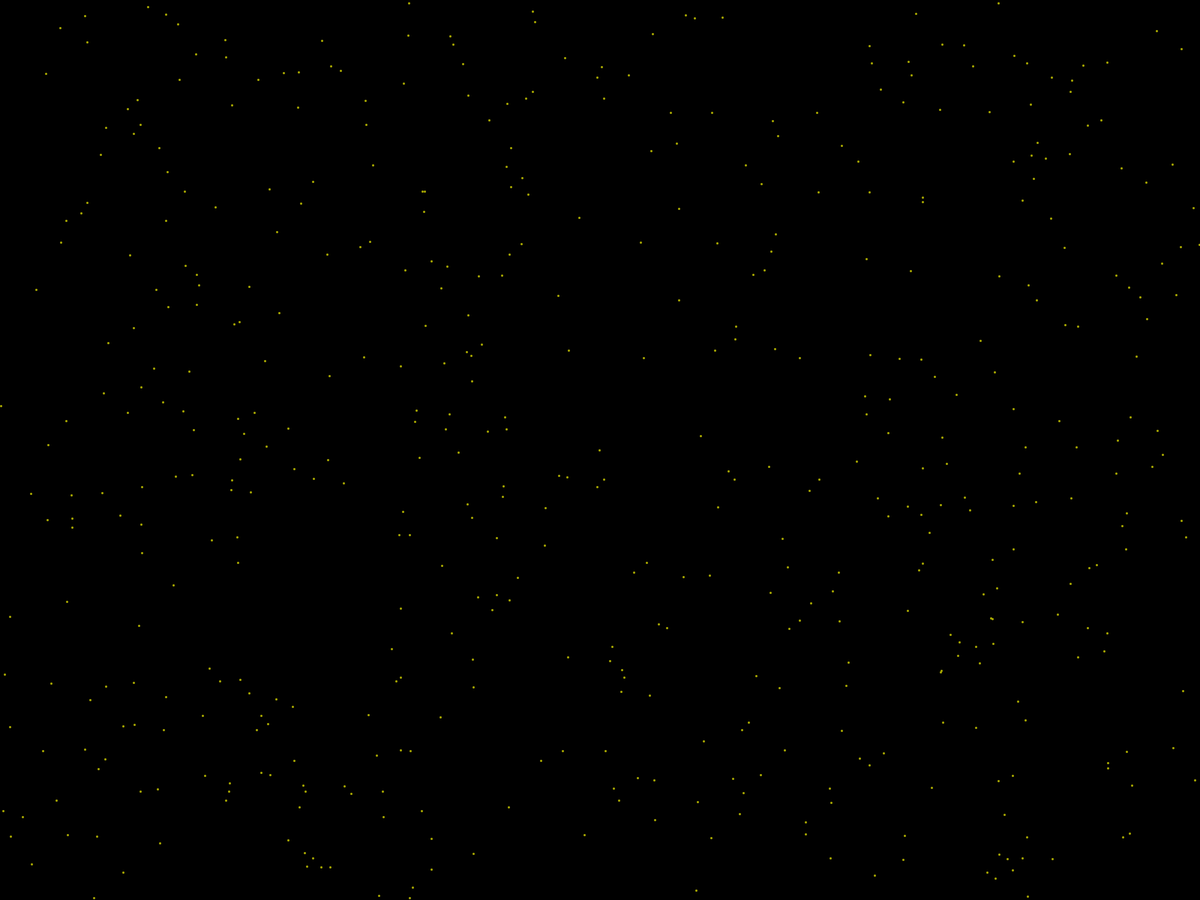
Frame 1 (no input)
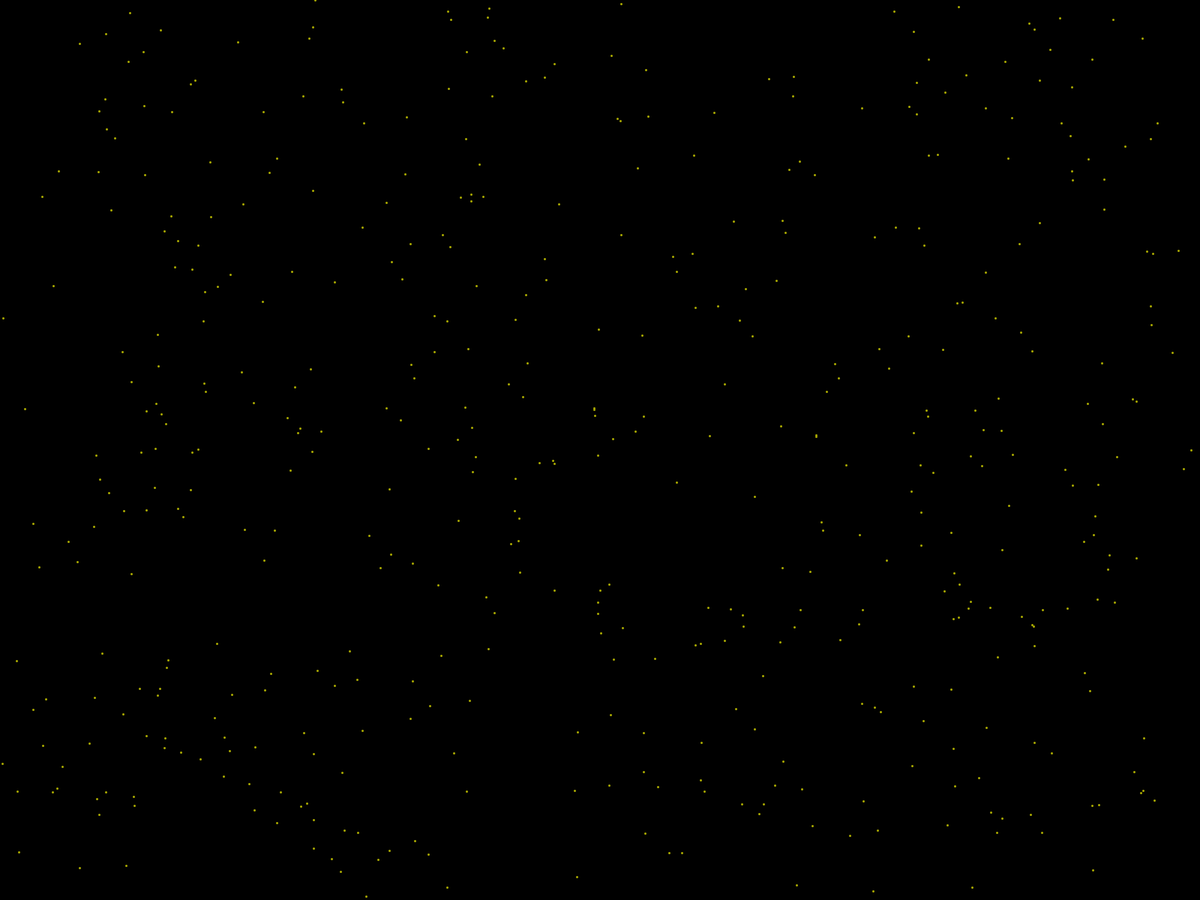
Frame 60 (the mouse pressed at the canvas centre just before this capture)
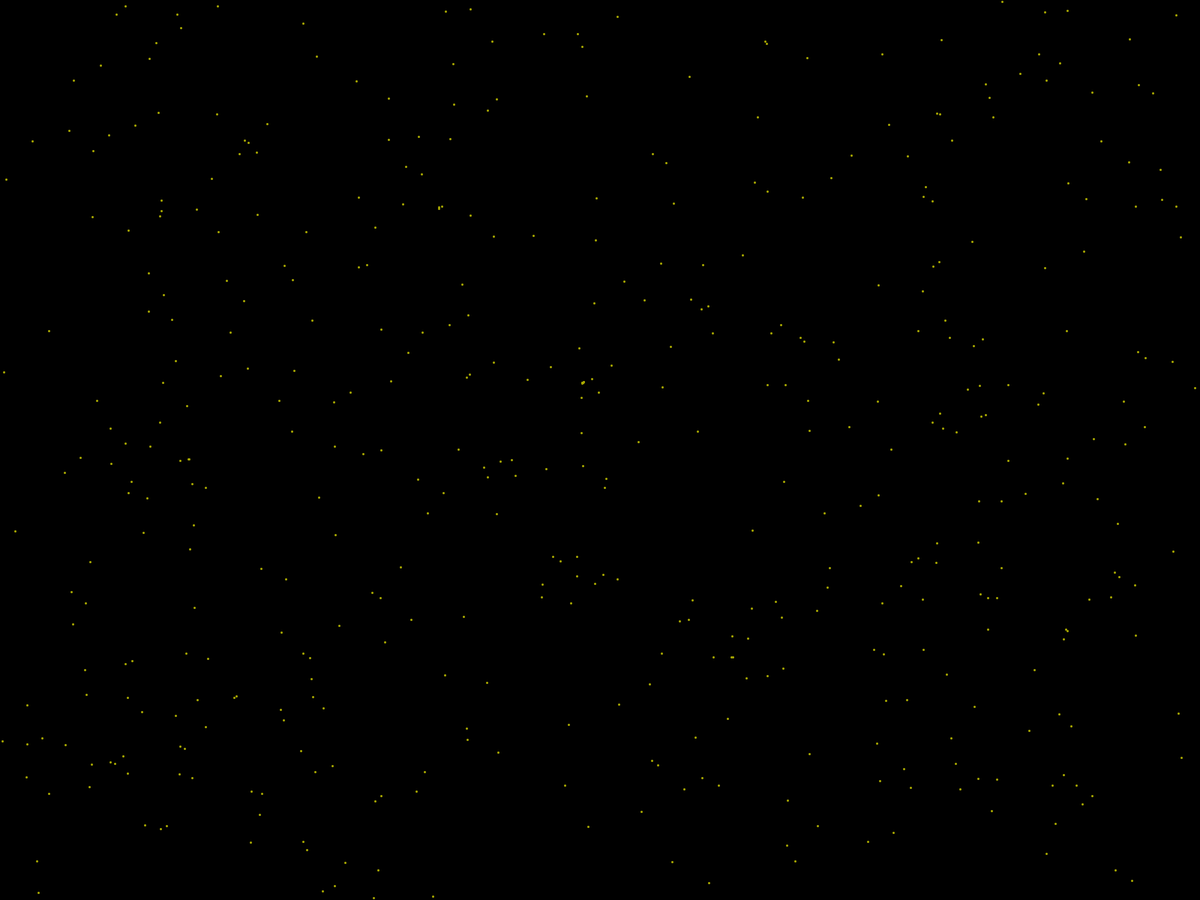
Frame 120 (the mouse held since frame 60 and released just before this capture)

The Processing sketch that drew these frames (run headless with seeded random() and noise(); from frame 60 on, the mouse is pressed at the canvas centre):

// Processing sketch: sketch_151024a_gravity
// ── sketch_151024a_gravity.pde
class Particle{
  PVector loc;
  PVector acc;
  PVector vel;
  float mass;
  
  Particle(float x, float y, float m){
    loc = new PVector(x, y);
    vel = new PVector();
    acc = new PVector();
    mass = m;
  }
  
  void update(){
      vel.add(acc);
      vel.limit(2);
      loc.add(vel);
      acc.mult(0);
  }
  
  void force(PVector f){
    acc.add(f.copy().div(mass));  
  }
  
  void draw(){
    pushMatrix();
    translate(loc.x, loc.y);
    ellipseMode(CENTER);
    float s = map(mass, 0, 100000, 3, 100);
    noFill();
    //stroke(#aaaa00, 50);
    strokeWeight(3); stroke(#aaaa00);
    point(0, 0);
    //ellipse(0, 0, s, s);
    popMatrix();
  }
}

//Particle p1;
//Particle p2;
//float G =  6.67428 * pow(10, -11);
//float scale = 1000000000;

Particle[] particles;

float G =  .01;
float scale = 1;

void setup(){
  fullScreen();
  background(0);
  
  particles = new Particle[1];
  particles[0] = new Particle(width/2, height/2, 10000);
  
  int n = 500;
  for(int i=0; i<n; i++){
    Particle p = new Particle(random(width), random(height), random(5, 50));
    p.vel.set(PVector.fromAngle(random(0, TWO_PI)));
    
    particles = (Particle[]) append(particles, p);
  }
  
  //p1 = new Particle(width/3, height/3, 10);
  //p1.vel.set(2, 10);
  //p2 = new Particle(width/2, height/2, 10000);
}

void draw(){
  background(0);
  
  for(Particle p1 : particles){
    for(Particle p2 : particles){
      if(p1 != p2){
        PVector f = gravity(p1, p2).mult(scale);
        p1.force(f);
        f.mult(-1);
        p2.force(f);      
      }
    }
  }
  
  for(Particle p : particles){
    p.update();
    p.draw();
  }
}

PVector gravity(Particle p1, Particle p2){
  float d = p1.loc.dist(p2.loc);
  PVector v = PVector.sub(p2.loc, p1.loc);
  float r2 = v.magSq();
  float force = G * (p1.mass * p2.mass) / r2;
  
  v.normalize();
  v.mult(force);
  return v;
}
